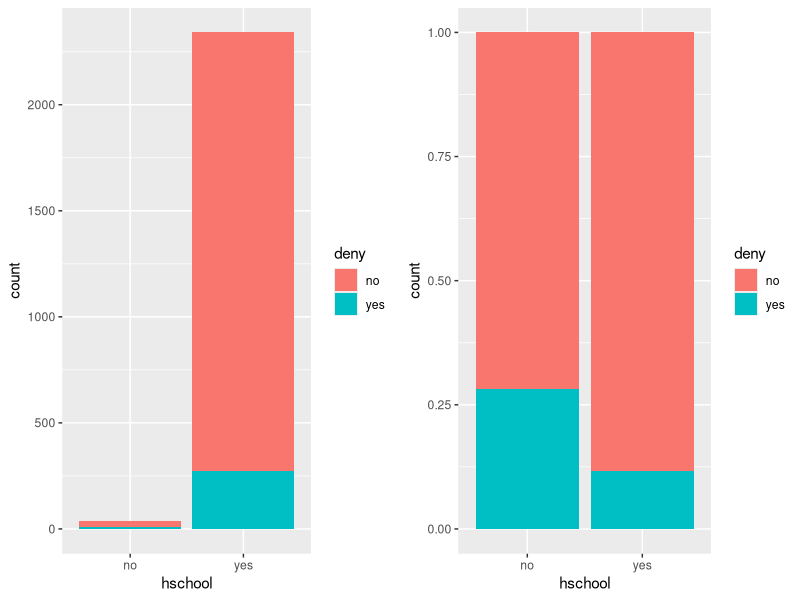

The R script that drew this image:
## ---- chunk 1
library(AER)
library(dplyr)
library(ggplot2)
library(gridExtra)
data(HMDA)
?HMDA
## ---- chunk 2
HMDA <- HMDA %>% 
    select(deny, pirat, hirat, lvrat, chist, mhist,
           phist, unemp, selfemp, hschool)
## ---- chunk 3
g1 <- ggplot(HMDA, aes(x=hschool, fill=deny)) +
    geom_bar()
g2 <- ggplot(HMDA, aes(x=hschool, fill=deny)) +
    geom_bar(position="fill")
grid.arrange(g1, g2, ncol=2)
## ---- chunk 4
deny_by_hs <- glm(deny ~ hschool, HMDA, family="binomial")
summary(deny_by_hs)
## ---- chunk 5
predict(deny_by_hs, newdata = data.frame(hschool = "yes"), type = "response")
## ---- chunk 6
predict(deny_by_hs, newdata = data.frame(hschool = "no"), type = "response")
## ---- chunk 7
deny_by_all <- glm(deny ~ ., HMDA, family="binomial")
summary(deny_by_all)
